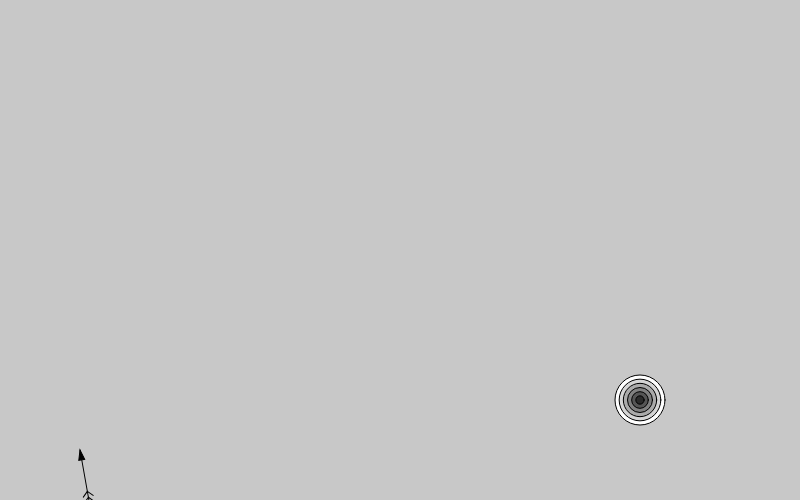
Frame 1 (no input)
Frame 60 (no input): identical to frame 1, image omitted
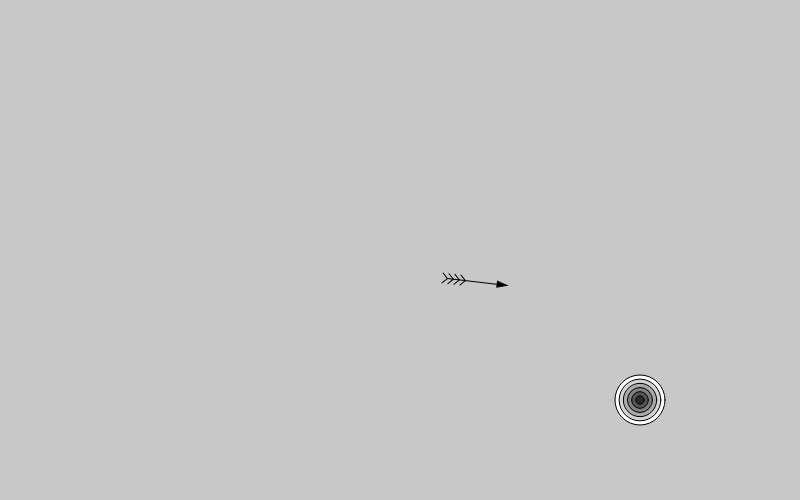
Frame 120 (the mouse pressed at the canvas centre since frame 60)

The p5.js sketch that drew these frames (run headless with seeded random() and noise() and a simulated clock; from frame 60 on, the mouse is pressed at the canvas centre):

// p5.js sketch
// ── sketch.js
var backgroundColor = 200;
var myArrow;
var myTarget;
var gravity;

function setup() {
  createCanvas(800, 500);

  myArrow = new Arrow();
  var arrowPos = createVector(width * 0.1, height * 0.9);
  myArrow.setup(arrowPos, 60);

  myTarget = new Target();
  var targetPos = createVector(width * 0.8, height * 0.8);
  myTarget.setup(targetPos, 6, 50);

  gravity = createVector(0, 0.08);
}


function draw() {
  background(backgroundColor);

  if(isHit()){
    myArrow.stop();
  } else {

  myArrow.applyForce(gravity);
  myArrow.update();
}
  myTarget.draw();
  myArrow.draw();
}

function isHit() {
  var distance = myArrow.pos.dist(myTarget.pos);
  if(distance < myTarget.size/2) {
    return true;
  }
  return false;
}

function mousePressed () {
  var mousePos = createVector(mouseX, mouseY);
  var diffVector = p5.Vector.sub(mousePos, myArrow.pos);
  myArrow.active();
  diffVector.mult(0.038);
  myArrow.applyForce(diffVector);
}

// ── arrow.js
function Arrow() {
  this.setup = function(pos, size) {
    this.pos = pos.copy();
    this.size = size;
    this.vel = createVector(0, 0);
    this.acc = createVector(0, 0);
    this.mass = 1;
    this.dampling = 0.98;
    this.isActive = false;
    this.angle = 0;
  }

  this.active = function() {
    this.isActive = true;
  }

  this.applyForce = function(force) {
    if(this.isActive){
    var f = force. copy(). div(this.mass);
    this.acc.add(f);
  }
}


  this.update = function() {
    this.calcAngle();
    this.vel.add(this.acc);
    this.pos.add(this.vel);
    this.acc.mult(0);
    this.vel.mult(this.dampling);
  }

  this.stop = function() {
    this.vel.mult(0);
  }

  this.draw = function() {
    push();
    fill(0);
    translate(this.pos.x, this.pos.y);
    rotate(this.angle);
    triangle(0, 0, 10, 3, 10, -3);
    line(0, 0, this.size, 0 );

    // draw feathers
    var featherPos = 0.7;
    var featherSize = 5;
    var numOfFeathers = 4;
    for (var i = 0; i < numOfFeathers; i++) {
      this.drawFeather(this.size * featherPos, featherSize);
      featherPos += 0.1;

    }
    pop();
  }

  this.drawFeather = function(pos, size) {
    line (pos, 0, pos + size, size);
    line (pos, 0, pos + size, -size);
  }

  this.calcAngle = function() {
    if(this.isActive) {
      this.angle = Math.atan2(this.vel.y, this.vel.x) + Math.PI;
    } else{
        var mousePos = createVector(mouseX, mouseY);
        var diffVector = p5.Vector.sub(mousePos, myArrow.pos);
        this.angle = Math.atan2(diffVector.y, diffVector.x) + Math.PI;
      }
    }
}

// ── target.js
function Target() {
  this.setup = function(pos, numOfCircles, size) {
    this.pos = pos;
    this.numOfCircles = numOfCircles;
    this.size = size;
  }

  this.draw = function() {
    stroke (0);
    for (var i=this.numOfCircles; i>0; i--) {
      var step = i/this.numOfCircles; // range from 1 to 0.
      fill(step*255);
      var segSize = this.size * step;
      ellipse(this.pos.x, this.pos.y, segSize, segSize);
    }
  }
}
